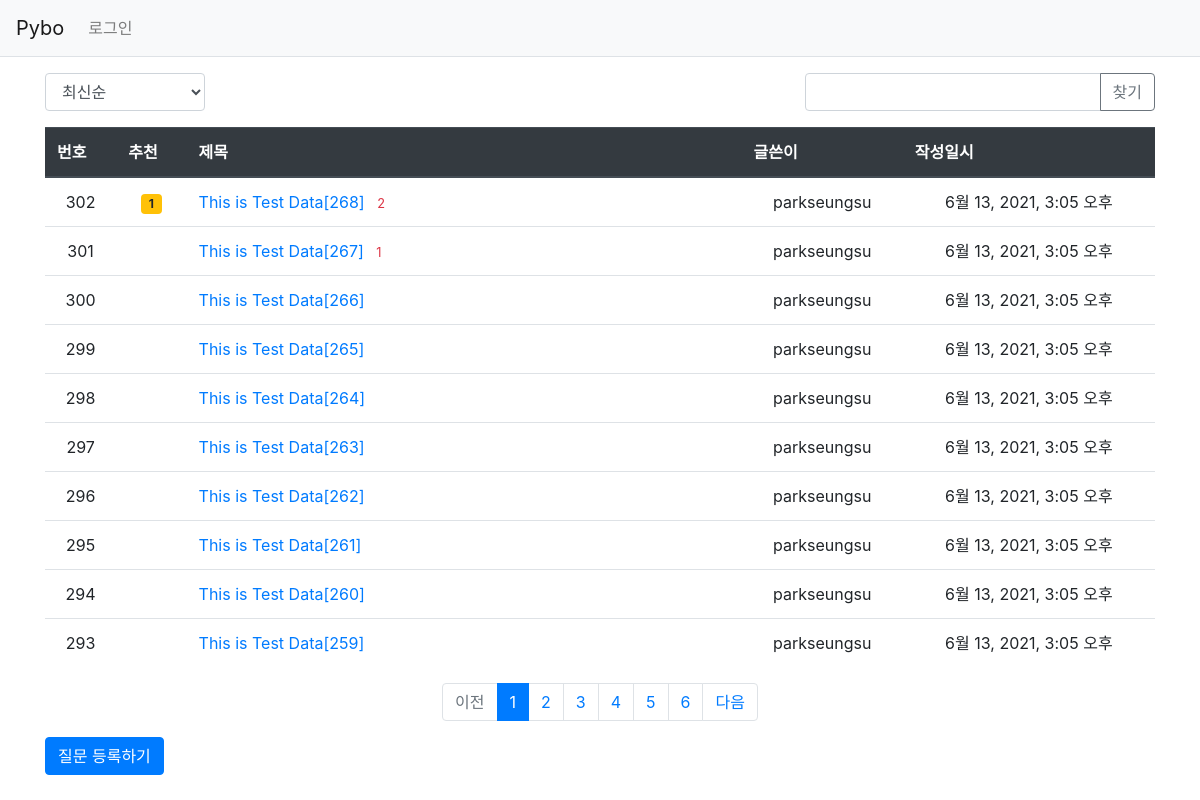
/, run on an earlier commit of the app's database.
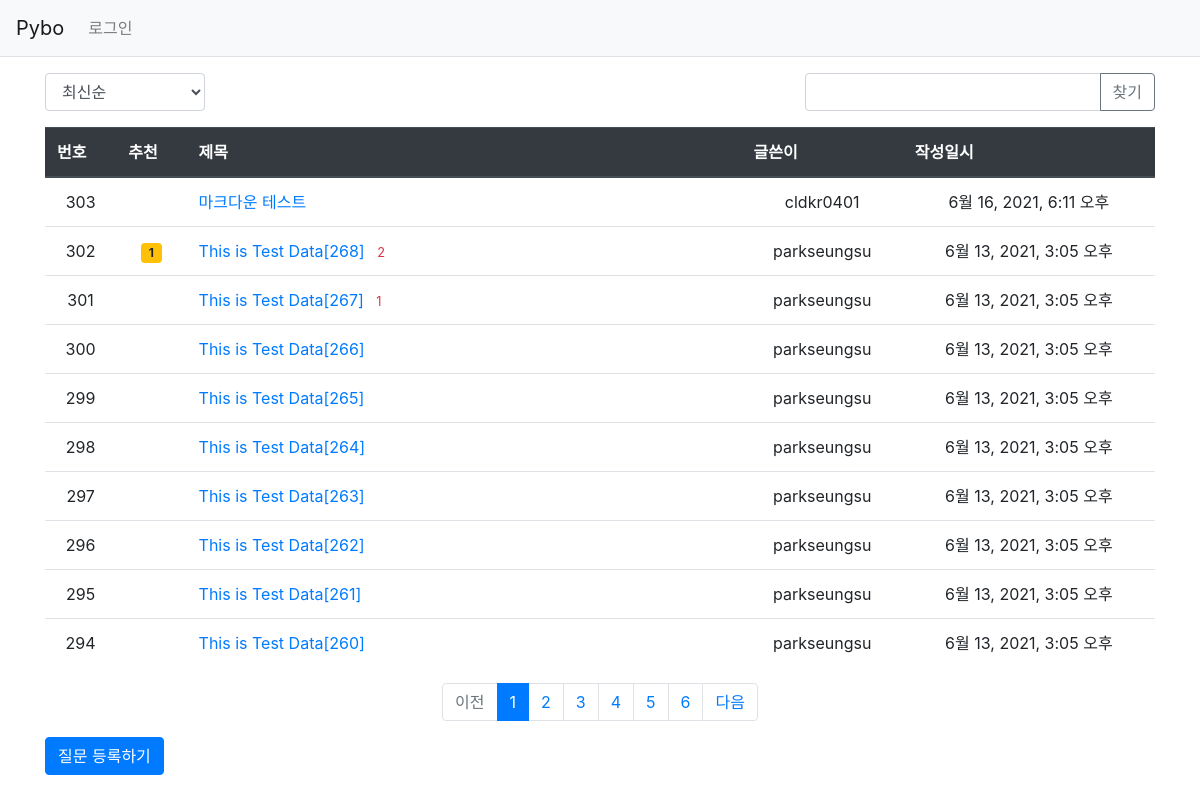
And on a later commit of the database.
### pybo/models.py (models this page shows, shortened)
class Question(models.Model):
    subject = models.CharField(max_length=200)
    content = models.TextField()
    create_date = models.DateTimeField()
    author = models.ForeignKey(User,on_delete=models.CASCADE,null=True,related_name='author_question')
    modify_date = models.DateTimeField(null=True,blank=True)
    voter = models.ManyToManyField(User, related_name='voter_question')

### pybo/views/base_views.py (the view, shortened to what this page needs)
# urls.py: path('', base_views.index, name='index'),  # '/' 에 해당되는 path
def index(request):
    page = request.GET.get('page','1')  # 페이지
    kw = request.GET.get('kw','')       # 검색어
    so = request.GET.get('so','recent') #정렬기준
    if so == 'recommend':
        question_list = Question.objects.annotate(num_voter=Count('voter')).order_by('-num_voter','-create_date')
    elif so == 'popular':
        question_list = Question.objects.annotate(num_answer=Count('answer')).order_by('-num_answer','-create_date')
    else:   #recent
        question_list = Question.objects.order_by('-create_date')
    paginator = Paginator(question_list, 10)#페이지당 10개씩 보여주기
    page_obj = paginator.get_page(page)
    context = {'question_list': page_obj,'page':page,'kw':kw,'so':so}
    return render(request,'pybo/question_list.html',context)

### pybo/templatetags/pybo_filter.py (called while the page is built)
@register.filter
def sub(value, arg):
    return value - arg

### templates/pybo/question_list.html (shortened to what this page needs)
{% extends 'base.html' %}
{% load pybo_filter %}
{% block content %}
<div class="container my-3">
    <div class="row justify-content-between my-3">
        <div class="col-2">
            <select class="form-control so">
                <option value="recent" {%if so == 'recent' %} selected {% endif %}>최신순</option>
            </select>
        </div>
        <div class="col-4 input-group">
            <input type="text" class="form-control kw" value="{{ kw|default_if_none:'' }}">
            <div class="input-group-append">
                <button class="btn btn-outline-secondary" type='button'
                id="btn_search">찾기</button>
            </div>
        </div>
    </div>
    <table class="table">
        <thead>
            <tr class="thead-dark">
                <th>번호</th>
                <th>추천</th>
                <th style="width: 50%;">제목</th>
                <th>글쓴이</th>
                <th>작성일시</th>
            </tr>
        </thead>
        <tbody>
            {% if question_list %}
            {% for question in question_list %}
            <tr class="text-center">
                <td>
                    {{ question_list.paginator.count|sub:question_list.start_index|sub:forloop.counter0|add:1 }}
                </td>
                <td>
                    {% if question.voter.all.count > 0 %}
                    <span class="badge badge-warning px-2 py-1">{{question.voter.all.count}}</span>
                    {% endif %}
                </td>
                <td class="text-left">
                    <a href="{% url 'pybo:detail' question.id %}">{{question.subject}}</a>
                    {% if question.answer_set.count > 0 %}
                    <span class="text-danger small ml-2">{{question.answer_set.count}}</span>
                    {% endif %}
                </td>
                <td>{{question.author.username}}</td>
                <td>{{question.create_date}}</td>
            </tr>
            {% endfor %}
            {% else %}
            <tr>
                <td colspan="3">질문이 없습니다.</td>
            </tr>
            {% endif %}
        </tbody>
    </table>
    <ul class="pagination justify-content-center">
        {% if question_list.has_previous %}
        <li class="page-item">
            <a class="page-link" href="#" data-page="{{ question_list.previous_page_number }}">이전</a>
        </li>
        {% else %}
        <li class="page-item disabled">
            <a class="page-link" tabindex="-1" aria-disabled="true" href="#">이전</a>
        </li>
        {% endif %}
        {% for page_number in question_list.paginator.page_range %}
        {% if page_number >= question_list.number|add:-5 and page_number <= question_list.number|add:5 %}
        {% if page_number == question_list.number %}
            <li class="page-item active" aria-current="page">
            <a class="page-link" href="#" data-page="{{page_number}}">{{page_number}}</a>
            </li>
            {% else %}
            <li class="page-item">
                <a class="page-link" href="#" data-page="{{page_number}}">{{page_number}}</a>
            </li>
            {% endif %}
            {% endif %}
            {% endfor %}
            {% if question_list.has_next %}
            <li class="page-item">
                <a class="page-link" data-page="{{question_list.next_page_number}}" href="#">다음</a>
            </li>
            {% else %}
            <li class="page-item diasabled">
                <a class="page-link" tabindex="-1" aria-disabled="true" href="#">다음</a>
            </li>
            {% endif %}
    </ul>
    <a href="{% url 'pybo:question_create' %}" class="btn btn-primary">질문 등록하기</a>
</div>
{% endblock %}

### templates/base.html (shortened to what this page needs)
{% load static %}
<!DOCTYPE html>
<html lang="ko">
<head>
    <link rel="stylesheet" type="text/css" href="{% static 'bootstrap.min.css' %}">
    <link rel="stylesheet" type="text/css" href="{% static 'style.css' %}">
</head>
<body>
    {% include "navbar.html" %}
    {% block content %}
    {% endblock %}
</body>
</html>

### templates/navbar.html (shortened to what this page needs)
<nav class="navbar navbar-expand-lg navbar-light bg-light border-bottom">
    <a class="navbar-brand" href="{% url 'pybo:index' %}">Pybo</a>
    <div class="collapse navbar-collapse flex-grow-0" id="navbarNav">
        <ul class="navbar-nav">
            <li class="nav-item">
            {% if user.is_authenticated %}
                <a class="nav-link" href="{% url 'common:logout' %}">{{user.username}}(로그아웃)</a>
            {% else %}
                <a class="nav-link" href="{% url 'common:login' %}">로그인</a>
            {% endif %}
            </li>
        </ul>
    </div>
</nav>

What changed in the data, as far as the page shows it:
no longer on this page (row unchanged): Question: paginator.count|sub "293", subject "This is Test Data[259]", author.username "parkseungsu", create_date "6월 13, 2021, 3:05 오후"
added Question: paginator.count|sub "303", subject "마크다운 테스트", author.username "cldkr0401", create_date "6월 16, 2021, 6:11 오후"
